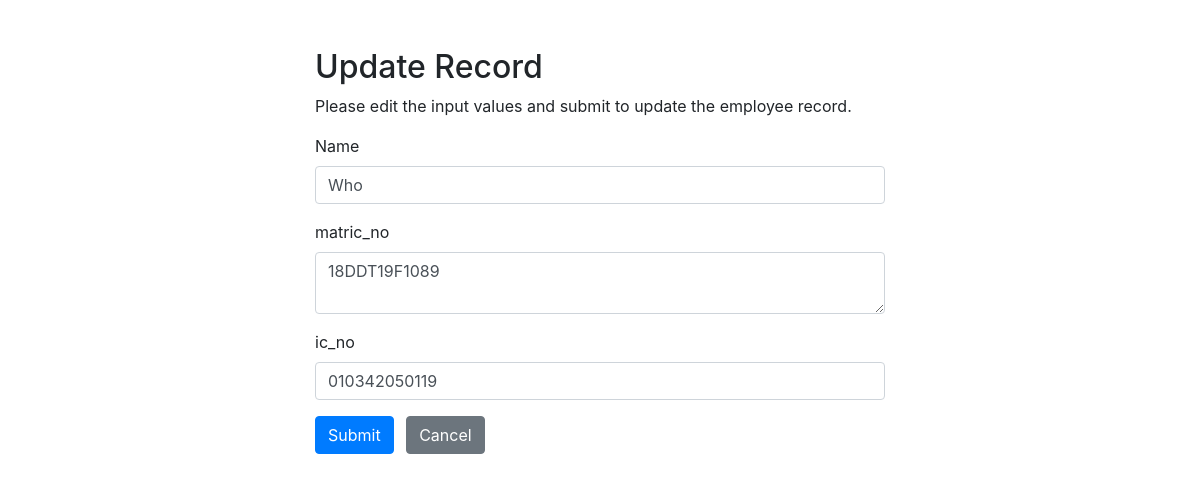
/update.php?idStudents=3, run on the app's committed database.
### tables this page shows
CREATE TABLE `student_info` (
  `idStudents` int(11) NOT NULL,
  `name` varchar(100) NOT NULL,
  `matric_no` varchar(12) NOT NULL,
  `ic_no` varchar(12) NOT NULL
);

### update.php (the view, shortened to what this page needs)
<?php
require_once "config.php";
$name = $matric_no = $ic_no = "";
$name_err = $matric_no_err = $ic_no_err = "";
if(isset($_POST["idStudents"]) && !empty($_POST["idStudents"])){
    $idStudents = $_POST["idStudents"];
    $input_name = trim($_POST["name"]);
    if(empty($input_name)){
        $name_err = "Please enter a name.";
    } elseif(!filter_var($input_name, FILTER_VALIDATE_REGEXP, array("options"=>array("regexp"=>"/^[a-zA-Z\s]+$/")))){
        $name_err = "Please enter a valid name.";
    } else{
        $name = $input_name;
    }
    $input_matric_no = trim($_POST["matric_no"]);
    if(empty($input_matric_no)){
        $matric_no_err = "Please enter your matric_no.";
    } else{
        $matric_no = $input_matric_no;
    }
    $input_ic_no = trim($_POST["ic_no"]);
    if(empty($input_ic_no)){
        $ic_no_err = "Please enter the ic_no amount.";
    } elseif(!ctype_digit($input_ic_no)){
        $ic_no_err = "Please enter a positive integer value.";
    } else{
        $ic_no = $input_ic_no;
    }
    if(empty($name_err) && empty($matric_no_err) && empty($ic_no_err)){
        $sql = "UPDATE student_info SET name=?, matric_no=?, ic_no=? WHERE idStudents=?";
        if($stmt = mysqli_prepare($link, $sql)){
            mysqli_stmt_bind_param($stmt, "sssi", $param_name, $param_matric_no, $param_ic_no, $param_id);
            $param_name = $name;
            $param_matric_no = $matric_no;
            $param_ic_no = $ic_no;
            $param_id = $idStudents;
            if(mysqli_stmt_execute($stmt)){
                header("location: index.php");
                exit();
            } else{
                echo "Oops! Something went wrong. Please try again later.";
            }
        }
        mysqli_stmt_close($stmt);
    }
    mysqli_close($link);
} else{
    if(isset($_GET["idStudents"]) && !empty(trim($_GET["idStudents"]))){
        $sql = "SELECT * FROM student_info WHERE idStudents = ?";
        if($stmt = mysqli_prepare($link, $sql)){
            mysqli_stmt_bind_param($stmt, "i", $param_id);
            if(mysqli_stmt_execute($stmt)){
                $result = mysqli_stmt_get_result($stmt);
                if(mysqli_num_rows($result) == 1){
                    $row = mysqli_fetch_array($result, MYSQLI_ASSOC);
                    $name = $row["name"];
                    $matric_no = $row["matric_no"];
                    $ic_no = $row["ic_no"];
                } else{
                    header("location: error.php");
                    exit();
                }
            } else{
                echo "Oops! Something went wrong. Please try again later.";
            }
        }
    }  else{
        header("location: error.php");
        exit();
    }
}
?>
<!DOCTYPE html>
<html lang="en">
<head>
    <link rel="stylesheet" href="https://stackpath.bootstrapcdn.com/bootstrap/4.5.2/css/bootstrap.min.css">
</head>
<body>
    <div class="wrapper">
        <div class="container-fluid">
            <div class="row">
                <div class="col-md-12">
                    <h2 class="mt-5">Update Record</h2>
                    <p>Please edit the input values and submit to update the employee record.</p>
                    <form action="<?php echo htmlspecialchars(basename($_SERVER['REQUEST_URI'])); ?>" method="post">
                        <div class="form-group">
                            <label>Name</label>
                            <input type="text" name="name" class="form-control <?php echo (!empty($name_err)) ? 'is-invalid' : ''; ?>" value="<?php echo $name; ?>">
                        </div>
                        <div class="form-group">
                            <label>matric_no</label>
                            <textarea name="matric_no" class="form-control <?php echo (!empty($matric_no_err)) ? 'is-invalid' : ''; ?>"><?php echo $matric_no; ?></textarea>
                        </div>
                        <div class="form-group">
                            <label>ic_no</label>
                            <input type="text" name="ic_no" class="form-control <?php echo (!empty($ic_no_err)) ? 'is-invalid' : ''; ?>" value="<?php echo $ic_no; ?>">
                        </div>
                        <input type="submit" class="btn btn-primary" value="Submit">
                        <a href="index.php" class="btn btn-secondary ml-2">Cancel</a>
                    </form>
                </div>
            </div>
        </div>
    </div>
</body>
</html>

### update.php (style rules this page uses)
.wrapper { width: 600px; margin: 0 auto; }

### data on the page
student_info: name "Who", matric_no "18DDT19F1089", ic_no "010342050119"
